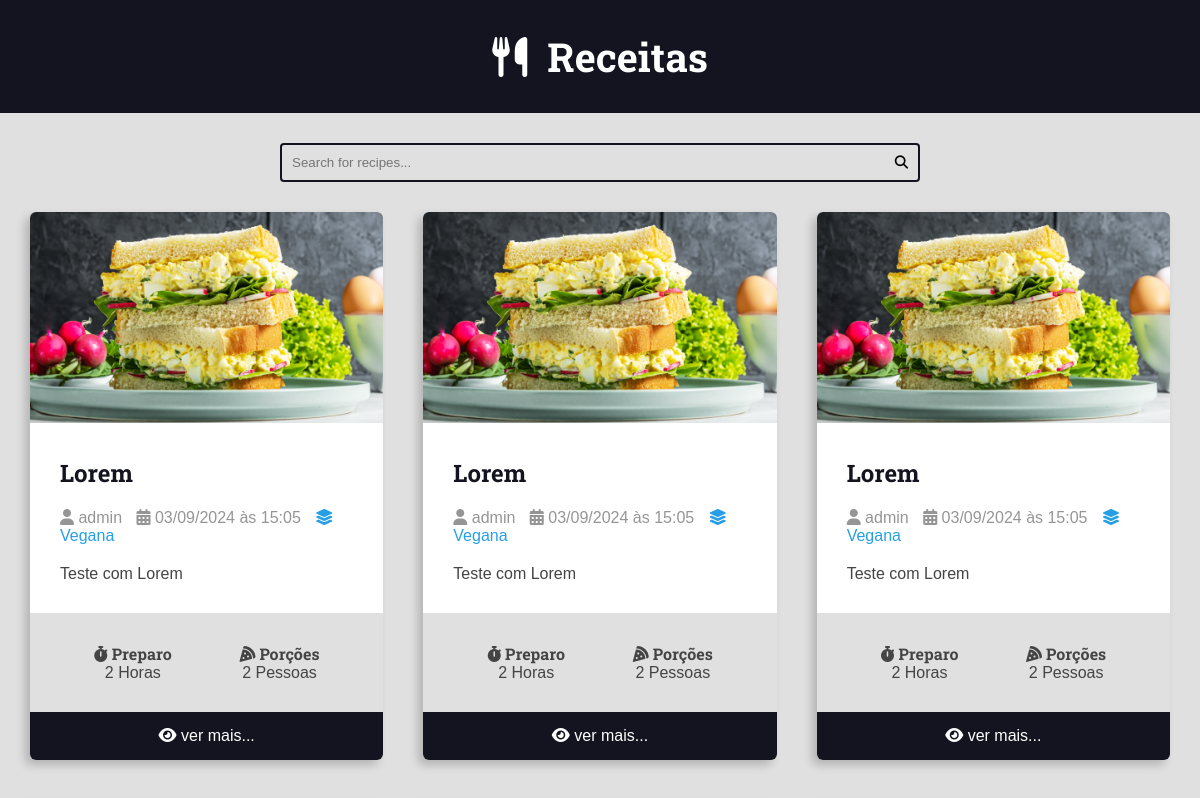
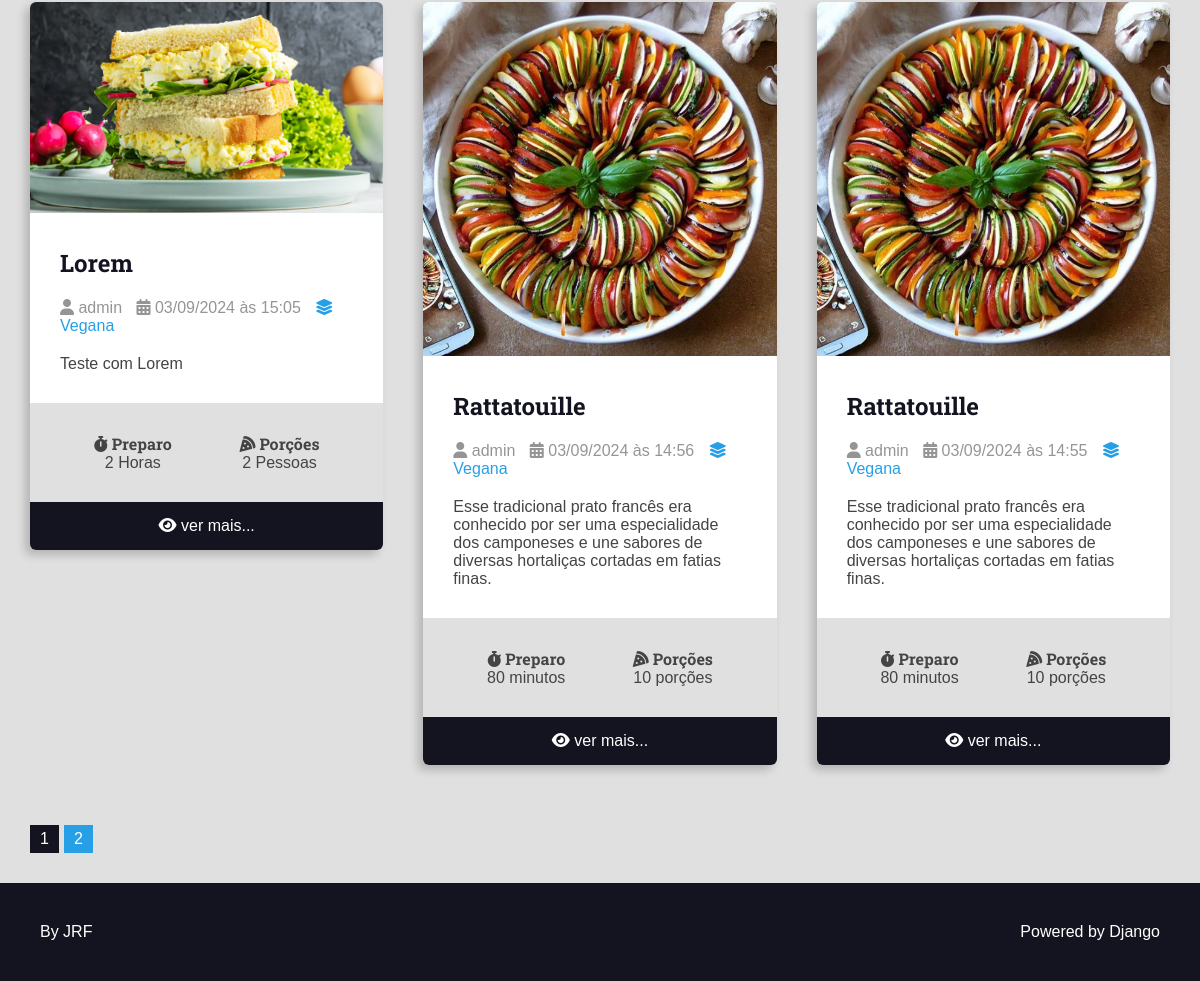
/recipes/category/2/, run on the app's committed database (2 pictures, top to bottom).
### recipes/models.py (models this page shows, shortened)
class Recipe(models.Model):
    title = models.CharField(max_length=65)
    description = models.CharField(max_length=165)
    slug = models.SlugField(unique=True)
    preparation_time = models.IntegerField()
    preparation_time_unit = models.CharField(max_length=35)
    servings = models.IntegerField()
    servings_unit = models.CharField(max_length=35)
    preparation_steps = models.TextField(max_length=255)
    preparation_steps_is_html = models.BooleanField(default=False)
    created_at = models.DateTimeField(auto_now_add=True)
    updated_at = models.DateTimeField(auto_now=True)
    is_published = models.BooleanField(default=False)
    cover = models.ImageField(
        upload_to='recipes/covers/%Y/%m/%d/', blank=True, default=''
    )
    category = models.ForeignKey(
        Category,
        on_delete=models.SET_NULL,
        null=True,
        blank=True,
        default=None,
    )
    author = models.ForeignKey(User, on_delete=models.SET_NULL, null=True)
    def get_absolute_url(self):
        return reverse('recipes:recipe', args=(self.id,))

class Category(models.Model):
    name = models.CharField(max_length=35)

### recipes/views/category.py (the view)
class CategoryListView(RecipeBaseListView):
    template_name = 'recipes/pages/category.html'
    def get_queryset(self, *args, **kwargs):
        queryset = super().get_queryset(*args, **kwargs)
        queryset = queryset.filter(
            category__id=self.kwargs.get('category_id'), is_published=True
        )
        if not queryset:
            raise Http404
        return queryset
    def get_context_data(self, *args, **kwargs):
        context = super().get_context_data(*args, **kwargs)
        context.update({
            'title': f'Categoria - {context.get("recipes")[0].category.name} |'
        })
        return context

### recipes/views/base.py (called while the page is built)
    def get_queryset(self, *args, **kwargs):
        queryset = super().get_queryset(*args, **kwargs)
        queryset = queryset.filter(is_published=True)
        return queryset

    def get_context_data(self, *args, **kwargs):
        context = super().get_context_data(*args, **kwargs)
        page_obj, pagination_range = pagination(
            self.request, context.get('recipes'), PER_PAGE
        )
        context.update({
            'recipes': page_obj,
            'pagination_range': pagination_range,
        })
        return context

### resources/utils/pagination.py (called while the page is built)
def set_pagination_range(page_range, view_pages, current_page):
    middle_range = math.ceil(view_pages / 2)
    start_range = current_page - middle_range
    stop_range = current_page + middle_range
    total_pages = len(page_range)
    offset_range = abs(start_range) if start_range < 0 else 0
    if start_range < 0:
        start_range = 0
        stop_range += offset_range
    if stop_range >= total_pages:
        start_range -= abs(total_pages - stop_range)
    pagination = page_range[start_range:stop_range]
    return {
        'pagination': pagination,
        'page_range': page_range,
        'view_pages': view_pages,
        'current_page': current_page,
        'total_pages': total_pages,
        'start_range': start_range,
        'stop_range': stop_range,
        'has_previous': current_page > middle_range,
        'has_next': stop_range < total_pages,
    }

def pagination(request, queryset, per_page, view_pages=4):
    try:
        current_page = int(request.GET.get('page', 1))
    except ValueError:
        current_page = 1
    paginator = Paginator(queryset, per_page)
    page_obj = paginator.get_page(current_page)
    pagination_range = set_pagination_range(
        paginator.page_range, view_pages, current_page
    )
    return page_obj, pagination_range

### recipes/templates/recipes/pages/category.html (shortened to what this page needs)
{% extends "global/base.html" %}
{% block content %}
<div class="main-content main-content-list container">
  {% for recipe in recipes %}
    {% include "recipes/partials/recipe.html" %}
  {% endfor %}
</div>
{% endblock content %}

### recipes/templates/recipes/partials/recipe.html (shortened to what this page needs)
<div class="recipe recipe-list-item">
  {% if recipe.cover %}
    <div class="recipe-cover">
      <a href={{ recipe.get_absolute_url }}>
        <img src={{ recipe.cover.url }} alt="Recipe Cover Image">
    </div>
  {% endif %}
  <div class="recipe-title-container">
    <h2 class="recipe-title">
      <a href={{ recipe.get_absolute_url }}>
        {{ recipe.title }}
    </h2>
  </div>
  <div class="recipe-author">
    <span class="recipe-author-item">
      <i class="fas fa-user"></i>
      {% if recipe.author.first_name %}
        {{ recipe.author.first_name }} {{ recipe.author.last_name }}
      {% else %}
        {{ recipe.author.username }}
      {% endif %}
    </span>
    <span class="recipe-author-item">
      <i class="fas fa-calendar-alt"></i>
      {{ recipe.created_at|date:"d/m/Y" }} às {{ recipe.created_at|date:"H:i" }}
    </span>
    {% if recipe.category is not None %}
    <span class="recipe-author-item">
      <a href={% url "recipes:category" recipe.category.id %}>
        <i class="fas fa-layer-group"></i>
        <span>{{ recipe.category.name }}</span>
    </span>
    {% endif %}
  </div>
  <div class="recipe-content">
    <p>{{ recipe.description }}</p>
  </div>
  <div class="recipe-meta-container">
    <div class="recipe-meta recipe-preparation">
      <h3 class="recipe-meta-title"><i class="fas fa-stopwatch"></i> Preparo</h3>
      <div class="recipe-meta-text">
        {{ recipe.preparation_time }} {{ recipe.preparation_time_unit }}
      </div>
    </div>
    <div class="recipe-meta recipe-servings">
      <h3 class="recipe-meta-title"><i class="fas fa-pizza-slice"></i> Porções</h3>
      <div class="recipe-meta-text">
        {{ recipe.servings }} {{ recipe.servings_unit }}
      </div>
    </div>
  </div>
  {% if is_detail_page is not True %}
    <footer class="recipe-footer">
      <a class="recipe-read-more button button-dark button-full-width" href="{{ recipe.get_absolute_url }}">
        <i class="fas fa-eye"></i>
        <span>ver mais...</span>
      </a>
    </footer>
  {% endif %}
</div>

### static/global/css/styles.css (style rules this page uses)
:root { --color-primary: #269fe6; --color-primary-hover: #2086c2; --color-primary-dark: #13141f; --color-primary-dark-hover: #212336; --color-primary-light: #d4ecfa; --color-primary-light-hover: #bdd8e7; --color-white: #fff; --color-black: #000; --color-dark-text: #444; --color-info-light: #cce5ff; --color-debug-light: #cce5ff; --color-success-light: #d4edda; --color-alert-light: #fff3cd; --color-warning-light: #fff3cd; --color-error-light: #f8d7da; --color-info-dark: #4d86c4; --color-debug-dark: #4d86c4; --color-success-dark: #4a9c5d; --color-alert-dark: #927f40; --color-warning-dark: #927f40; --color-error-dark: #da525d; --color-gray-0: #f9f9f9; --color-gray-1: #e0e0e0; --color-gray-2: #c7c7c7; --color-gray-3: #aeaeae; --color-gray-4: #959595; --color-gray-5: #7d7d7d; --color-gray-6: #646464; --color-gray-7: #4b4b4b; --color-gray-8: #323232; --color-gray-9: #191919; --font-primary: sans-serif; --font-headings: "Roboto Slab", serif; --spacing-gutter-medium: 3rem; --spacing-gutter-large: 4rem; }
* { padding: 0; margin: 0; box-sizing: border-box; }
html { font-size: 62.5%; }
body { font-size: 1.6rem; font-family: var(--font-primary); background: var(--color-gray-1); color: var(--color-dark-text); }
h1, h2, h3, h4, h5, h6 { font-family: var(--font-headings); }
img { max-width: 100%; }
a { color: var(--color-primary); text-decoration: none; }
.container { max-width: 144rem; margin: 0 auto; padding: var(--spacing-gutter-medium); }
.main-content { padding-top: 0; }
.main-content-list { display: grid; grid-template-columns: repeat(auto-fit, minmax(340px, 1fr)); gap: var(--spacing-gutter-large); }
.recipe { background: var(--color-white); box-shadow: -5px 5px 10px rgba(0, 0, 0, 0.2); transform: scale(1); transition: all 300ms ease-in-out; border-radius: 0.6rem; overflow: hidden; }
.recipe img { max-width: 100%; }
.recipe-list-item { max-width: 64rem; height: fit-content; }
.recipe-title-container { padding: var(--spacing-gutter-medium); padding-bottom: 2rem; }
.recipe-title-container a { text-decoration: none; color: var(--color-primary-dark); }
.recipe-author { padding: 0 var(--spacing-gutter-medium); }
.recipe-author a { color: var(--color-primary); transition: all 300ms ease-in-out; text-decoration: none; }
.recipe-content { padding: var(--spacing-gutter-medium); padding-top: 2rem; }
.recipe-author-item { color: var(--color-gray-4); margin-right: 1rem; }
.recipe-meta { display: flex; flex-flow: column nowrap; flex-shrink: 1; flex-grow: 1; text-align: center; }
.recipe-meta-container { display: flex; flex-flow: row wrap; padding: var(--spacing-gutter-medium); background: var(--color-gray-1); }
.recipe-meta-title { font-size: 1.6rem; margin: 0; }
.recipe-footer a { background: var(--color-primary-dark); display: block; color: var(--color-white); text-decoration: none; text-align: center; padding: 1.5rem var(--spacing-gutter-medium); transition: all 300ms ease-in-out; }

### data on the page
Recipe: cover (picture), title "Lorem", author.username "admin", created_at "03/09/2024", created_at "15:05", category.name "Vegana", description "Teste com Lorem", preparation_time "2", preparation_time_unit "Horas", servings "2", servings_unit "Pessoas"
Recipe: cover (picture), title "Lorem", author.username "admin", created_at "03/09/2024", created_at "15:05", category.name "Vegana", description "Teste com Lorem", preparation_time "2", preparation_time_unit "Horas", servings "2", servings_unit "Pessoas"
Recipe: cover (picture), title "Lorem", author.username "admin", created_at "03/09/2024", created_at "15:05", category.name "Vegana", description "Teste com Lorem", preparation_time "2", preparation_time_unit "Horas", servings "2", servings_unit "Pessoas"
Recipe: cover (picture), title "Lorem", author.username "admin", created_at "03/09/2024", created_at "15:05", category.name "Vegana", description "Teste com Lorem", preparation_time "2", preparation_time_unit "Horas", servings "2", servings_unit "Pessoas"
Recipe: cover (picture), title "Rattatouille", author.username "admin", created_at "03/09/2024", created_at "14:56", category.name "Vegana", description "Esse tradicional prato francês era conhecido por ser uma especialidade dos camponeses e une sabores de diversas hortaliças cortadas em fatias finas.", preparation_time "80", preparation_time_unit "minutos", servings "10", servings_unit "porções"
Recipe: cover (picture), title "Rattatouille", author.username "admin", created_at "03/09/2024", created_at "14:55", category.name "Vegana", description "Esse tradicional prato francês era conhecido por ser uma especialidade dos camponeses e une sabores de diversas hortaliças cortadas em fatias finas.", preparation_time "80", preparation_time_unit "minutos", servings "10", servings_unit "porções"

### other printed values
{{ page }} "1"
{{ page }} "2"
